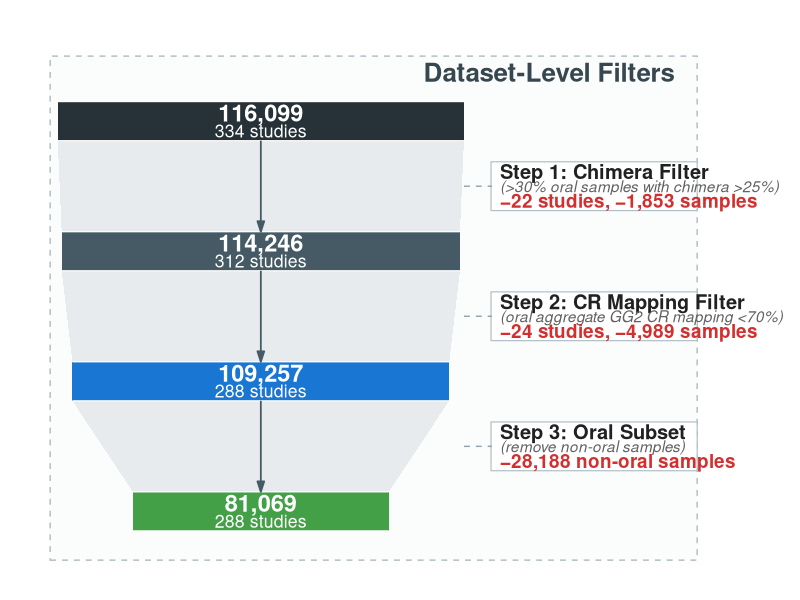
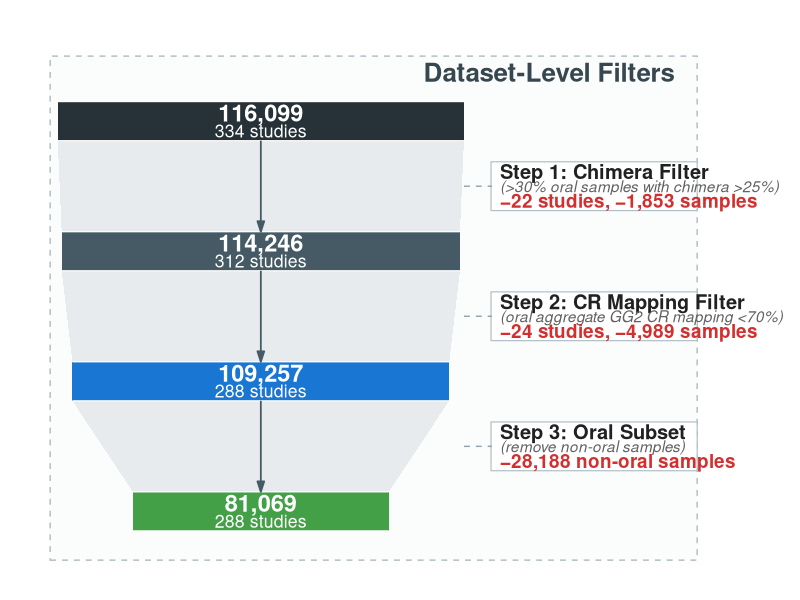

Generate these figures, in order, with R:
#!/usr/bin/env Rscript
# Data QC Funnel Chart
# Dataset-level-only QC pipeline funnel plot (v4).
# Based on data_qc_pipeline.md: 3 filter steps + oral subset.
#
# Output: data_qc_funnel_chart.pdf / data_qc_funnel_chart.png

library(tidyverse)
library(scales)

# ---------------------------------------------------------------------------
# Global theme & font sizing
# ---------------------------------------------------------------------------
base_sz <- 17
text_sz <- base_sz / .pt

update_geom_defaults("text", list(family = "sans"))
update_geom_defaults("label", list(family = "sans"))

theme_set(theme_minimal(base_size = base_sz, base_family = "sans"))

# ---------------------------------------------------------------------------
# Funnel data: 4 steps (Raw + 3 filters)
#   Step 0: Raw merge (116,099 samples, 334 studies)
#   Step 1: Chimera filter (114,246 samples, 312 studies)
#   Step 2: CR mapping filter (109,257 samples, 288 studies)
#   Step 3: Oral subset (81,069 samples, 288 studies)
# ---------------------------------------------------------------------------
funnel_data <- data.frame(
  step     = 1:4,
  n_inside = c("116,099", "114,246", "109,257", "81,069"),
  s_inside = c("334 studies", "312 studies", "288 studies", "288 studies"),
  n_num    = c(116099, 114246, 109257, 81069),
  y        = c(12.0, 8.0, 4.0, 0.0)
)

right_anno <- data.frame(
  y_mid = c(10.0, 6.0, 2.0),
  line1 = c("Step 1: Chimera Filter",
            "Step 2: CR Mapping Filter",
            "Step 3: Oral Subset"),
  line2 = c("(>30% oral samples with chimera >25%)",
            "(oral aggregate GG2 CR mapping <70%)",
            "(remove non-oral samples)"),
  line3 = c("\u221222 studies, \u22121,853 samples",
            "\u221224 studies, \u22124,989 samples",
            "\u221228,188 non-oral samples")
)

max_w <- 13.5
min_w <- 8.5
bar_h <- 0.60

funnel_data$half_w <- min_w +
  (funnel_data$n_num - min(funnel_data$n_num)) /
  (max(funnel_data$n_num) - min(funnel_data$n_num)) * (max_w - min_w)

poly_blocks <- do.call(rbind, lapply(1:nrow(funnel_data), function(i) {
  b <- funnel_data[i, ]
  hw <- b$half_w
  yc <- b$y
  data.frame(
    x    = c(-hw, hw, hw, -hw),
    y    = c(yc - bar_h, yc - bar_h, yc + bar_h, yc + bar_h),
    step = b$step,
    grp  = paste0("bar_", i)
  )
}))

conn_indices <- c(1, 2, 3)
conn_blocks <- do.call(rbind, lapply(conn_indices, function(i) {
  top_hw      <- funnel_data$half_w[i]
  bot_hw      <- funnel_data$half_w[i + 1]
  top_y_bottom <- funnel_data$y[i] - bar_h
  bot_y_top   <- funnel_data$y[i + 1] + bar_h
  data.frame(
    x    = c(-top_hw, top_hw, bot_hw, -bot_hw),
    y    = c(top_y_bottom, top_y_bottom, bot_y_top, bot_y_top),
    step = i,
    grp  = paste0("conn_", i)
  )
}))

arrow_data <- data.frame(
  x       = 0,
  y_start = funnel_data$y[conn_indices] - bar_h,
  y_end   = funnel_data$y[conn_indices + 1] + bar_h
)

bar_fills      <- c("#263238", "#455A64", "#1976D2", "#43A047")
bar_text_colors <- rep("white", 4)

# Annotation box sizing — tight fit to text content
anno_x <- max_w + 2.0
anno_w <- 13.0
anno_h <- 1.5

right_anno$rect_xmin <- anno_x - 0.2
right_anno$rect_xmax <- anno_x + anno_w + 0.5
right_anno$rect_ymin <- right_anno$y_mid - anno_h / 2
right_anno$rect_ymax <- right_anno$y_mid + anno_h / 2

p_a <- ggplot() +
  # Dataset-Level Filters background
  annotate("rect",
           xmin = -max_w - 0.5, xmax = anno_x + anno_w + 0.5,
           ymin = -1.5, ymax = 14.0,
           fill = "#F8F9FA", color = "#B0BEC5",
           linetype = "dashed", alpha = 0.5) +
  annotate("text",
           x = anno_x + anno_w - 1.0, y = 13.5,
           label = "Dataset-Level Filters",
           fontface = "bold", hjust = 1,
           size = text_sz * 1.1, color = "#37474F") +
  # Connector trapezoids
  geom_polygon(data = conn_blocks,
               aes(x = x, y = y, group = grp),
               fill = "#CFD8DC", alpha = 0.45) +
  # Main funnel bars
  geom_polygon(data = poly_blocks,
               aes(x = x, y = y, group = grp),
               fill = rep(bar_fills, each = 4), color = NA) +
  # White dividers on bars
  geom_segment(data = funnel_data,
               aes(x = -half_w, xend = half_w, y = y + bar_h, yend = y + bar_h),
               color = "white", linewidth = 0.4) +
  geom_segment(data = funnel_data,
               aes(x = -half_w, xend = half_w, y = y - bar_h, yend = y - bar_h),
               color = "white", linewidth = 0.4) +
  # Inter-step arrows — open arrowhead, sleek style
  geom_segment(data = arrow_data,
               aes(x = x, y = y_start, xend = x, yend = y_end),
               arrow = arrow(length = unit(0.28, "cm"), type = "closed", angle = 18),
               linewidth = 0.6, color = "#455A64") +
  # Sample count labels inside bars
  geom_text(data = funnel_data,
            aes(x = 0, y = y + 0.25, label = n_inside),
            size = text_sz * 1.0, color = bar_text_colors,
            fontface = "bold", hjust = 0.5) +
  # Study count labels inside bars
  geom_text(data = funnel_data,
            aes(x = 0, y = y - 0.30, label = s_inside),
            size = text_sz * 0.75, color = bar_text_colors,
            fontface = "plain", hjust = 0.5) +
  # Right-side annotation boxes
  geom_rect(data = right_anno,
            aes(xmin = rect_xmin, xmax = rect_xmax,
                ymin = rect_ymin, ymax = rect_ymax),
            fill = "#FFFFFF", color = "#B0BEC5",
            linewidth = 0.4, alpha = 0.95) +
  geom_text(data = right_anno,
            aes(x = anno_x + 0.4, y = y_mid + 0.45, label = line1),
            size = text_sz * 0.85, fontface = "bold",
            color = "#212121", hjust = 0) +
  geom_text(data = right_anno,
            aes(x = anno_x + 0.4, y = y_mid, label = line2),
            size = text_sz * 0.65, fontface = "italic",
            color = "#616161", hjust = 0) +
  geom_text(data = right_anno,
            aes(x = anno_x + 0.4, y = y_mid - 0.45, label = line3),
            size = text_sz * 0.80, fontface = "bold",
            color = "#D32F2F", hjust = 0) +
  # Dashed connector lines
  geom_segment(data = right_anno,
               aes(x = max_w, xend = anno_x - 0.15,
                   y = y_mid, yend = y_mid),
               color = "#78909C", linewidth = 0.5,
               alpha = 0.8, linetype = "dashed") +
  # Coordinate and theme
  coord_cartesian(xlim = c(-14.5, 33.0), ylim = c(-1.5, 14.5), clip = "off") +
  theme_void(base_size = base_sz, base_family = "sans") +
  theme(plot.margin = margin(10, 5, 10, 5, unit = "pt"))

# ---------------------------------------------------------------------------
# Save output
# ---------------------------------------------------------------------------
output_dir <- "/home/yanglun/YSD/global_oral/global_oral_v2/oral-v2-02/01-overview-sampling-distribution/02-patch-pipeline-map/output"
if (!dir.exists(output_dir)) dir.create(output_dir, recursive = TRUE)

ggsave(file.path(output_dir, "data_qc_funnel_chart.pdf"),
       plot = p_a, width = 14, height = 8, device = "pdf")
ggsave(file.path(output_dir, "data_qc_funnel_chart.png"),
       plot = p_a, width = 14, height = 8, device = "png", dpi = 600, bg = "white")

message("Data QC funnel chart saved to: ", file.path(output_dir, "data_qc_funnel_chart.pdf"))
